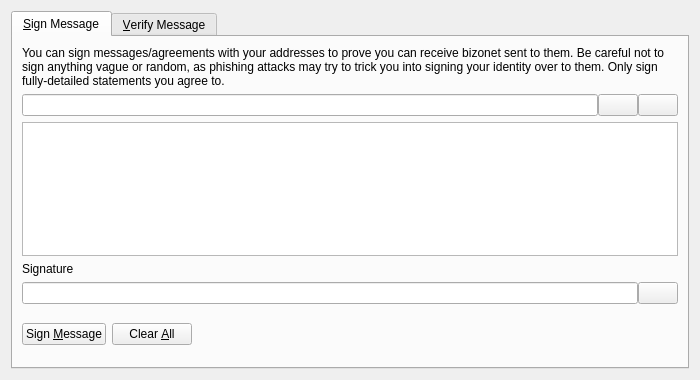
<?xml version="1.0" encoding="UTF-8"?>
<ui version="4.0">
 <class>SignVerifyMessageDialog</class>
 <widget class="QDialog" name="SignVerifyMessageDialog">
  <property name="geometry">
   <rect>
    <x>0</x>
    <y>0</y>
    <width>700</width>
    <height>380</height>
   </rect>
  </property>
  <property name="windowTitle">
   <string>Signatures - Sign / Verify a Message</string>
  </property>
  <property name="modal">
   <bool>true</bool>
  </property>
  <layout class="QVBoxLayout" name="verticalLayout">
   <item>
    <widget class="QTabWidget" name="tabWidget">
     <property name="currentIndex">
      <number>0</number>
     </property>
     <widget class="QWidget" name="tabSignMessage">
      <attribute name="title">
       <string>&amp;Sign Message</string>
      </attribute>
      <layout class="QVBoxLayout" name="verticalLayout_SM">
       <item>
        <widget class="QLabel" name="infoLabel_SM">
         <property name="text">
          <string>You can sign messages/agreements with your addresses to prove you can receive bizonet sent to them. Be careful not to sign anything vague or random, as phishing attacks may try to trick you into signing your identity over to them. Only sign fully-detailed statements you agree to.</string>
         </property>
         <property name="textFormat">
          <enum>Qt::PlainText</enum>
         </property>
         <property name="wordWrap">
          <bool>true</bool>
         </property>
        </widget>
       </item>
       <item>
        <layout class="QHBoxLayout" name="horizontalLayout_1_SM">
         <property name="spacing">
          <number>0</number>
         </property>
         <item>
          <widget class="QValidatedLineEdit" name="addressIn_SM">
           <property name="toolTip">
            <string>The bizonet address to sign the message with</string>
           </property>
          </widget>
         </item>
         <item>
          <widget class="QPushButton" name="addressBookButton_SM">
           <property name="toolTip">
            <string>Choose previously used address</string>
           </property>
           <property name="text">
            <string/>
           </property>
           <property name="shortcut">
            <string>Alt+A</string>
           </property>
           <property name="autoDefault">
            <bool>false</bool>
           </property>
          </widget>
         </item>
         <item>
          <widget class="QPushButton" name="pasteButton_SM">
           <property name="toolTip">
            <string>Paste address from clipboard</string>
           </property>
           <property name="text">
            <string/>
           </property>
           <property name="shortcut">
            <string>Alt+P</string>
           </property>
           <property name="autoDefault">
            <bool>false</bool>
           </property>
          </widget>
         </item>
        </layout>
       </item>
       <item>
        <widget class="QPlainTextEdit" name="messageIn_SM">
         <property name="toolTip">
          <string>Enter the message you want to sign here</string>
         </property>
        </widget>
       </item>
       <item>
        <widget class="QLabel" name="signatureLabel_SM">
         <property name="text">
          <string>Signature</string>
         </property>
         <property name="textFormat">
          <enum>Qt::PlainText</enum>
         </property>
        </widget>
       </item>
       <item>
        <layout class="QHBoxLayout" name="horizontalLayout_2_SM">
         <property name="spacing">
          <number>0</number>
         </property>
         <item>
          <widget class="QLineEdit" name="signatureOut_SM">
           <property name="font">
            <font>
             <italic>true</italic>
            </font>
           </property>
           <property name="readOnly">
            <bool>true</bool>
           </property>
          </widget>
         </item>
         <item>
          <widget class="QPushButton" name="copySignatureButton_SM">
           <property name="toolTip">
            <string>Copy the current signature to the system clipboard</string>
           </property>
           <property name="text">
            <string/>
           </property>
           <property name="autoDefault">
            <bool>false</bool>
           </property>
          </widget>
         </item>
        </layout>
       </item>
       <item>
        <layout class="QHBoxLayout" name="horizontalLayout_3_SM">
         <item>
          <widget class="QPushButton" name="signMessageButton_SM">
           <property name="toolTip">
            <string>Sign the message to prove you own this bizonet address</string>
           </property>
           <property name="text">
            <string>Sign &amp;Message</string>
           </property>
           <property name="autoDefault">
            <bool>false</bool>
           </property>
          </widget>
         </item>
         <item>
          <widget class="QPushButton" name="clearButton_SM">
           <property name="toolTip">
            <string>Reset all sign message fields</string>
           </property>
           <property name="text">
            <string>Clear &amp;All</string>
           </property>
           <property name="autoDefault">
            <bool>false</bool>
           </property>
          </widget>
         </item>
         <item>
          <spacer name="horizontalSpacer_1_SM">
           <property name="orientation">
            <enum>Qt::Horizontal</enum>
           </property>
           <property name="sizeHint" stdset="0">
            <size>
             <width>40</width>
             <height>48</height>
            </size>
           </property>
          </spacer>
         </item>
         <item>
          <widget class="QLabel" name="statusLabel_SM">
           <property name="font">
            <font>
             <weight>75</weight>
             <bold>true</bold>
            </font>
           </property>
           <property name="text">
            <string/>
           </property>
           <property name="wordWrap">
            <bool>true</bool>
           </property>
          </widget>
         </item>
         <item>
          <spacer name="horizontalSpacer_2_SM">
           <property name="orientation">
            <enum>Qt::Horizontal</enum>
           </property>
           <property name="sizeHint" stdset="0">
            <size>
             <width>40</width>
             <height>48</height>
            </size>
           </property>
          </spacer>
         </item>
        </layout>
       </item>
      </layout>
     </widget>
     <widget class="QWidget" name="tabVerifyMessage">
      <attribute name="title">
       <string>&amp;Verify Message</string>
      </attribute>
      <layout class="QVBoxLayout" name="verticalLayout_VM">
       <item>
        <widget class="QLabel" name="infoLabel_VM">
         <property name="text">
          <string>Enter the receiver's address, message (ensure you copy line breaks, spaces, tabs, etc. exactly) and signature below to verify the message. Be careful not to read more into the signature than what is in the signed message itself, to avoid being tricked by a man-in-the-middle attack. Note that this only proves the signing party receives with the address, it cannot prove sendership of any transaction!</string>
         </property>
         <property name="textFormat">
          <enum>Qt::PlainText</enum>
         </property>
         <property name="alignment">
          <set>Qt::AlignLeading|Qt::AlignLeft|Qt::AlignTop</set>
         </property>
         <property name="wordWrap">
          <bool>true</bool>
         </property>
        </widget>
       </item>
       <item>
        <layout class="QHBoxLayout" name="horizontalLayout_1_VM">
         <property name="spacing">
          <number>0</number>
         </property>
         <item>
          <widget class="QValidatedLineEdit" name="addressIn_VM">
           <property name="toolTip">
            <string>The bizonet address the message was signed with</string>
           </property>
          </widget>
         </item>
         <item>
          <widget class="QPushButton" name="addressBookButton_VM">
           <property name="toolTip">
            <string>Choose previously used address</string>
           </property>
           <property name="text">
            <string/>
           </property>
           <property name="shortcut">
            <string>Alt+A</string>
           </property>
           <property name="autoDefault">
            <bool>false</bool>
           </property>
          </widget>
         </item>
        </layout>
       </item>
       <item>
        <widget class="QPlainTextEdit" name="messageIn_VM"/>
       </item>
       <item>
        <widget class="QValidatedLineEdit" name="signatureIn_VM"/>
       </item>
       <item>
        <layout class="QHBoxLayout" name="horizontalLayout_2_VM">
         <item>
          <widget class="QPushButton" name="verifyMessageButton_VM">
           <property name="toolTip">
            <string>Verify the message to ensure it was signed with the specified bizonet address</string>
           </property>
           <property name="text">
            <string>Verify &amp;Message</string>
           </property>
           <property name="autoDefault">
            <bool>false</bool>
           </property>
          </widget>
         </item>
         <item>
          <widget class="QPushButton" name="clearButton_VM">
           <property name="toolTip">
            <string>Reset all verify message fields</string>
           </property>
           <property name="text">
            <string>Clear &amp;All</string>
           </property>
           <property name="autoDefault">
            <bool>false</bool>
           </property>
          </widget>
         </item>
         <item>
          <spacer name="horizontalSpacer_1_VM">
           <property name="orientation">
            <enum>Qt::Horizontal</enum>
           </property>
           <property name="sizeHint" stdset="0">
            <size>
             <width>40</width>
             <height>48</height>
            </size>
           </property>
          </spacer>
         </item>
         <item>
          <widget class="QLabel" name="statusLabel_VM">
           <property name="font">
            <font>
             <weight>75</weight>
             <bold>true</bold>
            </font>
           </property>
           <property name="text">
            <string/>
           </property>
           <property name="wordWrap">
            <bool>true</bool>
           </property>
          </widget>
         </item>
         <item>
          <spacer name="horizontalSpacer_2_VM">
           <property name="orientation">
            <enum>Qt::Horizontal</enum>
           </property>
           <property name="sizeHint" stdset="0">
            <size>
             <width>40</width>
             <height>48</height>
            </size>
           </property>
          </spacer>
         </item>
        </layout>
       </item>
      </layout>
     </widget>
    </widget>
   </item>
  </layout>
 </widget>
 <customwidgets>
  <customwidget>
   <class>QValidatedLineEdit</class>
   <extends>QLineEdit</extends>
   <header>qvalidatedlineedit.h</header>
  </customwidget>
 </customwidgets>
 <resources>
  <include location="../bizonet.qrc"/>
 </resources>
 <connections/>
</ui>
